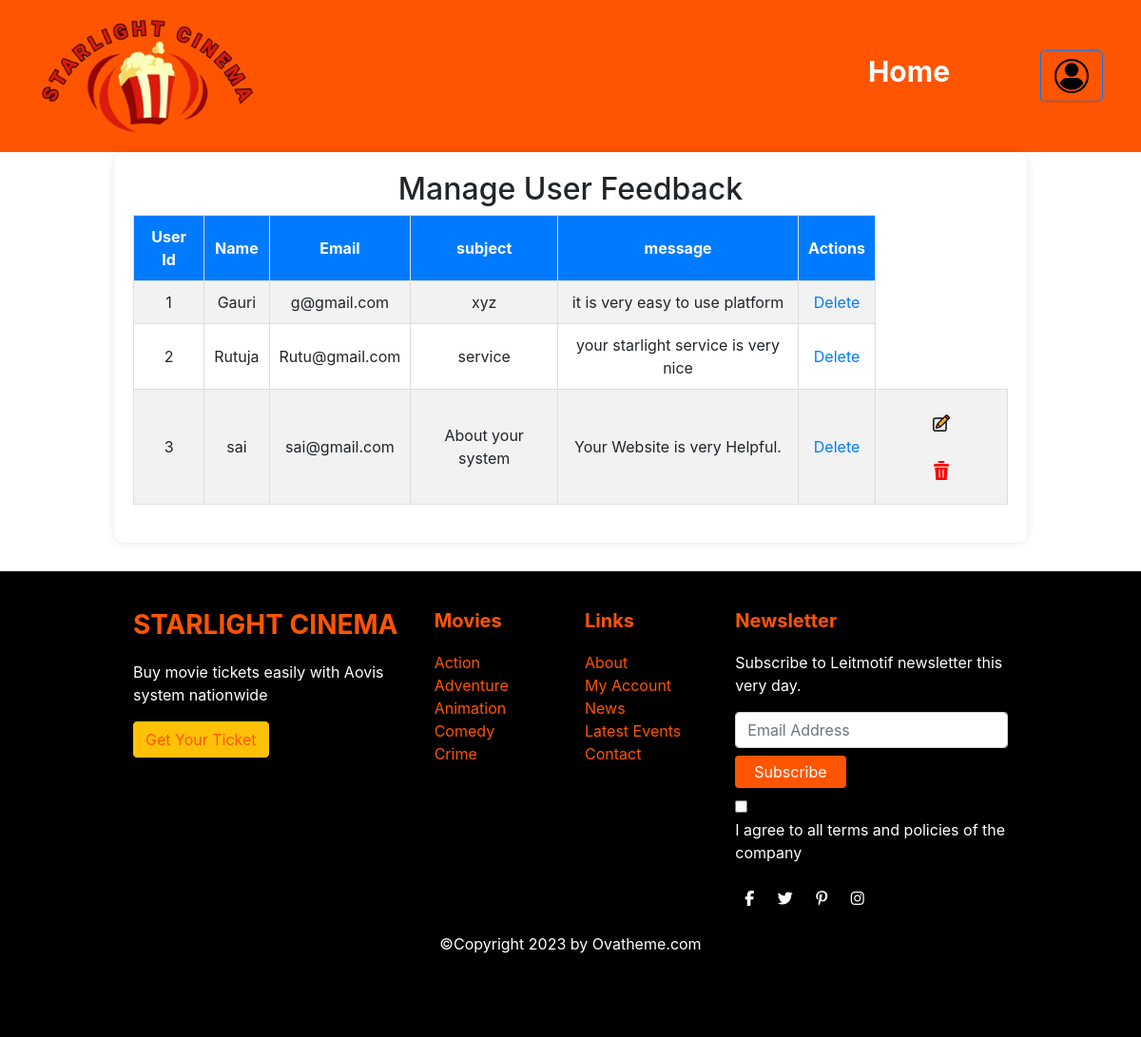
The page /Admin/pages/manage-feedback.php on the database its author committed.
### tables this page shows
CREATE TABLE `user_feedback` (
  `id` int(11) NOT NULL,
  `name` text NOT NULL,
  `email` text NOT NULL,
  `subject` text NOT NULL,
  `message` text NOT NULL
);

### Admin/pages/manage-feedback.php (the view, shortened to what this page needs)
<?php
$databaseHost = "localhost";
$databaseName = "movieticketdb";
$databaseUsername = "root";
$databasePassword = "";
$con = new mysqli($databaseHost, $databaseUsername, $databasePassword,$databaseName)or die($conn->connect_error());
$sql = "SELECT * FROM user_feedback ORDER BY id DESC";
 $query= $con->query($sql)
?>
<!DOCTYPE html>
<html lang="en">
<head>
    <link rel="stylesheet" href="./../css/manage-feedback.css">
    <link rel="stylesheet" href="./../css/addmovie.css">
    <link rel="stylesheet" href="https://stackpath.bootstrapcdn.com/bootstrap/4.5.2/css/bootstrap.min.css">
</head>
<body>
    <header class="header">
        <div class="logo"><img src=".\..\..\Images\logo2.png" class="logo-img"></div>
        <nav class="nav">
        <ul>
            <li><a href="./admin-dashboard.php" style="margin-right:50px; font-size:30px;" >Home</a></li>
            <div class="d-flex align-items-center">
            <a href="./login.php" class="btn btn-outline-primary">
        <i class="bi bi-person"></i><img src =".\..\..\Images\login.png" style="height:40px;">
      </a>
    </div>
            </ul>
        </nav>
    </header>
    <div class="containers">
        <h2  > Manage User Feedback</h2>
        <table class="movie-table">
            <thead>
                <tr>
                    <th>User Id</th>
                    <th>Name</th>
                    <th>Email</th>
                    <th>subject</th>
                    <th>message</th>
                    <th>Actions</th>
                </tr>
            </thead>
            <tbody>
                <tr>
                <?php
$i=0;
while ($res = $query->fetch_assoc())
 {
  echo "<tr>";
  echo" <td >".++$i."</td>";
  echo "<td>".$res['name']."</td>";
  echo "<td>".$res['email']."</td>";
  echo "<td>".$res['subject']."</td>";
  echo "<td>".$res['message']."</td>";
echo "<td ><a href=\"delete-feedback-fetch.php?id=$res[id]\" onClick=\"return confirm('Are you sure ,you want to delete?')\">
Delete
</a></td>";
}
?>
<td>
<img src=".\..\..\Images\admin-images\edit2.png" alt="Movie 1" class="icon" style="height:40px;">
<img src=".\..\..\Images\admin-images\delete.png" alt="Movie 1" class="icon" style="height:40px;">
</td>
</tr>
            </tbody>
        </table>
    </div>
<div class="footer">
    <div class="containers"style="background-color:black;">
        <div class="row">
            <div class="col-md-4">
                <h3 class="footer-title">STARLIGHT CINEMA</h3>
                <p>Buy movie tickets easily with Aovis system nationwide</p>
                <a href="#" class="btn btn-warning">Get Your Ticket</a>
            </div>
            <div class="col-md-2">
                <h5 class="footer-title">Movies</h5>
                <ul class="list-unstyled">
                    <li><a href="#">Action</a></li>
                    <li><a href="#">Adventure</a></li>
                    <li><a href="#">Animation</a></li>
                    <li><a href="#">Comedy</a></li>
                    <li><a href="#">Crime</a></li>
                </ul>
            </div>
            <div class="col-md-2">
                <h5 class="footer-title">Links</h5>
                <ul class="list-unstyled">
                    <li><a href="#">About</a></li>
                    <li><a href="#">My Account</a></li>
                    <li><a href="#">News</a></li>
                    <li><a href="#">Latest Events</a></li>
                    <li><a href="#">Contact</a></li>
                </ul>
                </div>
            <div class="col-md-4">
                <h5 class="footer-title">Newsletter</h5>
                <p>Subscribe to Leitmotif newsletter this very day.</p>
                <div class="newsletter">
                    <input type="email" class="form-control" placeholder="Email Address">
                    <button class="btn btn-warning mt-2">Subscribe</button>
                </div>
                <div class="mt-2">
                    <input type="checkbox" id="terms">
                    <label for="terms">I agree to all terms and policies of the company</label>
                </div>
                <div class="social-icons mt-3">
                    <a href="#"><i class="fab fa-facebook-f"></i></a>
                    <a href="#"><i class="fab fa-twitter"></i></a>
                    <a href="#"><i class="fab fa-pinterest-p"></i></a>
                    <a href="#"><i class="fab fa-instagram"></i></a>
                </div>
            </div>
        </div>
        <div class="text-center mt-4">
            <p> &copy;Copyright 2023 by Ovatheme.com</p>
        </div>
    </div>
</div>
</body>
</html>

### Admin/css/manage-feedback.css (style rules this page uses)
body { margin: 0; font-family: Arial, sans-serif; }
.logo-img { height: 100px; width: auto; }
.footer { background-color: #333; color: #fff; padding: 20px; }
.footer a { color: #fff; text-decoration: none; }
.footer { background-color: #000; color: #fff; padding: 20px 0; }
.footer a { color: #ff5500; text-decoration: none; }
.footer .footer-title { margin-bottom: 20px; font-weight: bold; color: #ff5500; }
.footer .social-icons a { margin: 0 10px; color: #fff; }
.footer .newsletter input { margin-top: 10px; }
.footer .newsletter button { background-color: #ff5500; border: none; padding: 5px 20px; color: #fff; }
.containers { width: 80%; margin: auto; padding: 20px; background-color: #fff; border-radius: 10px; box-shadow: 0 0 10px rgba(0, 0, 0, 0.1); margin-bottom: 30px; }
h2 { text-align: center; margin-bottom: 20px; }
.movie-table { width: 100%; border-collapse: collapse; margin-bottom: 20px; }
.movie-table thead { background-color: #007bff; color: #fff; }
.movie-table th, .movie-table td { padding: 10px; text-align: center; border: 1px solid #ddd; }
.movie-table th { background-color: #007bff; color: white; }
.movie-table tr:nth-child(even) { background-color: #f2f2f2; }
.icon { padding: 10px 15px; margin: 5px; border: none; border-radius: 5px; cursor: pointer; font-size: 14px; }

### Admin/css/addmovie.css (style rules this page uses)
body { margin: 0; padding: 0; font-family: Arial, sans-serif; }
.header { display: flex; justify-content: space-between; align-items: center; background-color: #ff5500;; padding: 20px 40px; }
.logo-img { height: 120px; width: auto; }
.nav ul { list-style: none; margin: 0; padding: 0; display: flex; gap: 30px; }
.nav ul li { margin: 0; }
.nav ul li a { text-decoration: none; color: white; font-size: 20px; font-weight: bold; padding: 10px 15px; }
.footer { background-color: #000; color: #fff; padding: 20px 0; }
.footer a { color: #ff5500; text-decoration: none; }
.footer .footer-title { margin-bottom: 20px; font-weight: bold; color: #ff5500; }
.footer .social-icons a { margin: 0 10px; color: #fff; }
.footer .newsletter input { margin-top: 10px; }
.footer .newsletter button { background-color: #ff5500; border: none; padding: 5px 20px; color: #fff; }

### rows shown on the page
user_feedback: name "Gauri", email "g@gmail.com", subject "xyz", message "it is very easy to use platform"
user_feedback: name "Rutuja", email "Rutu@gmail.com", subject "service", message "your starlight service is very nice"
user_feedback: name "sai", email "sai@gmail.com", subject "About your system", message "Your Website is very Helpful."
